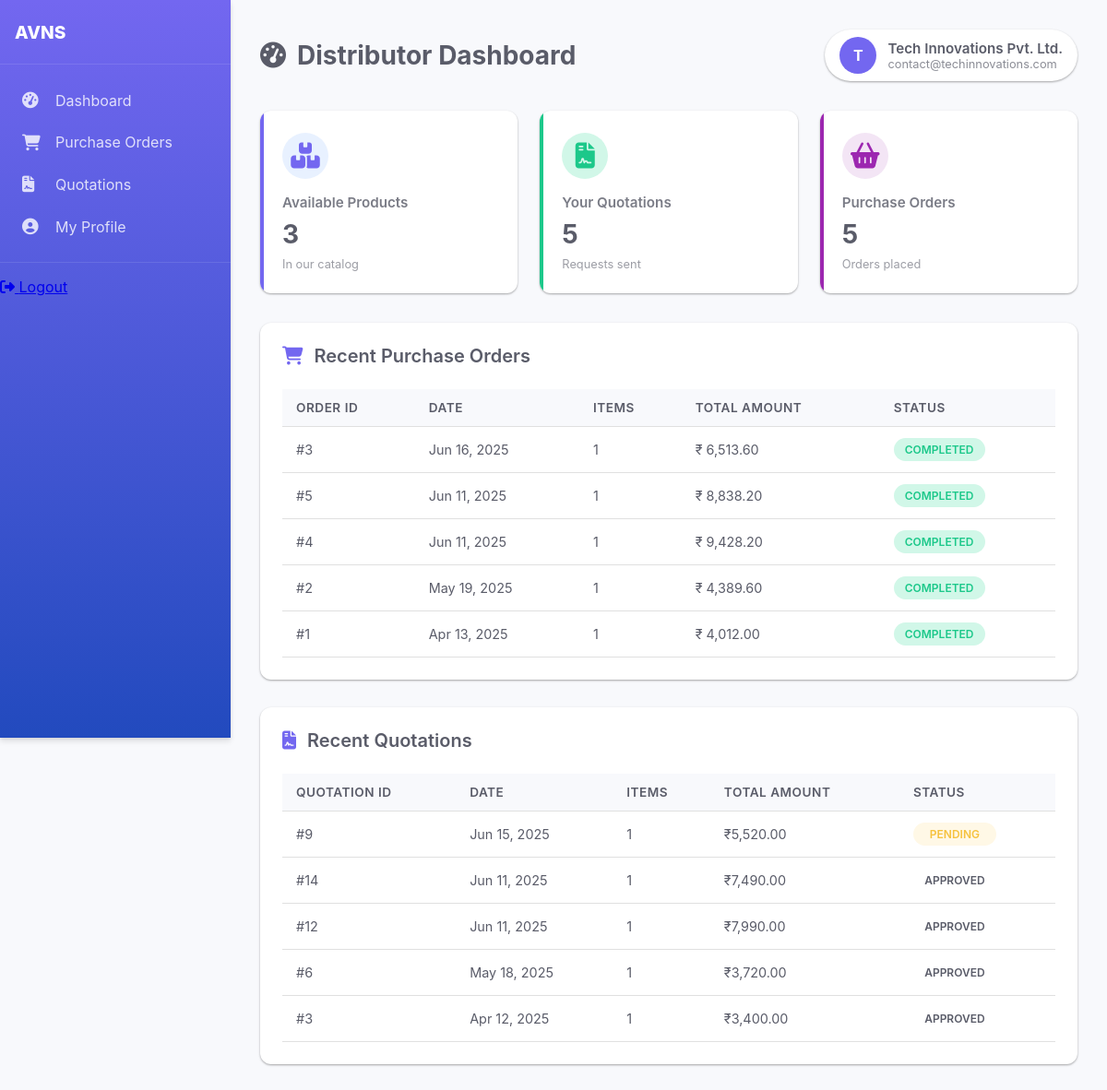
Page /distributor/dashboard.php (signed in) on the committed database.
### tables this page shows
CREATE TABLE `customerdistributor` (
  `id` int(11) NOT NULL,
  `companyName` varchar(255) NOT NULL,
  `mailId` varchar(255) NOT NULL,
  `gstType` enum('REGISTERED','UNREGISTERED') NOT NULL,
  `gstNo` varchar(50) DEFAULT NULL,
  `size` enum('SMALL','MEDIUM','LARGE') NOT NULL,
  `address` varchar(255) NOT NULL,
  `itAdmin` varchar(255) NOT NULL,
  `purchase` varchar(255) NOT NULL,
  `ownerName` varchar(255) NOT NULL,
  `mobileNo` varchar(20) NOT NULL,
  `image` varchar(255) DEFAULT NULL,
  `createdAt` datetime DEFAULT current_timestamp(),
  `updatedAt` datetime DEFAULT NULL ON UPDATE current_timestamp(),
  `password` varchar(255) NOT NULL,
  `sectorId` int(11) NOT NULL,
  `otp` varchar(6) DEFAULT NULL,
  `otp_expiry` datetime DEFAULT NULL,
  `reset_token` varchar(255) DEFAULT NULL,
  `reset_token_expiry` datetime DEFAULT NULL
);

CREATE TABLE `purchase_details` (
  `id` int(11) NOT NULL,
  `distributor_id` int(11) NOT NULL,
  `super_admin_id` int(11) NOT NULL,
  `total_amount` decimal(10,2) NOT NULL,
  `total_tax` decimal(10,2) NOT NULL,
  `created_at` timestamp NOT NULL DEFAULT current_timestamp(),
  `quotation_id` int(11) DEFAULT NULL
);

CREATE TABLE `quotation_header` (
  `quotation_id` int(11) NOT NULL,
  `customerId` int(11) DEFAULT NULL,
  `status` enum('PENDING','APPROVED','REJECTED') NOT NULL,
  `createdAt` datetime DEFAULT current_timestamp(),
  `updatedAt` datetime DEFAULT NULL ON UPDATE current_timestamp(),
  `superAdminId` int(11) NOT NULL,
  `distributorId` int(11) DEFAULT NULL,
  `subject` varchar(255) NOT NULL,
  `customer_approval` enum('PENDING','APPROVED','REJECTED') DEFAULT 'PENDING',
  `superadmin_approval` enum('PENDING','APPROVED','REJECTED') DEFAULT 'PENDING',
  `distributor_approval` enum('PENDING','APPROVED','REJECTED') DEFAULT 'PENDING'
);

### distributor/dashboard.php (the view, shortened to what this page needs)
<?php
include('Config.php');
$distributorId = $_SESSION['user_id'];
$distributorQuery = "SELECT companyName, mailId, image FROM customerdistributor WHERE id = $distributorId";
$distributorResult = $conn->query($distributorQuery);
$distributorData = $distributorResult->fetch_assoc();
$query = "
    SELECT
        (SELECT COUNT(*) FROM product) AS totalProducts,
        (SELECT COUNT(*) FROM quotation_header WHERE distributorId = $distributorId) AS totalQuotations,
        (SELECT COUNT(*) FROM purchase_details WHERE distributor_id = $distributorId) AS totalPurchaseOrders
";
$result = $conn->query($query);
$totalProducts = $totalQuotations = $totalPurchaseOrders = 0;
if ($result->num_rows > 0) {
    $data = $result->fetch_assoc();
    $totalProducts = $data['totalProducts'] ?? 0;
    $totalQuotations = $data['totalQuotations'] ?? 0;
    $totalPurchaseOrders = $data['totalPurchaseOrders'] ?? 0;
}
$recentOrdersQuery = "
    SELECT pd.id, pd.created_at AS order_date,
           COUNT(pi.id) AS items_count,
           SUM(pi.total) AS total_amount,
           'completed' AS status
    FROM purchase_details pd
    LEFT JOIN purchase_items pi ON pd.id = pi.purchase_id
    WHERE pd.distributor_id = $distributorId
    GROUP BY pd.id
    ORDER BY pd.created_at DESC
    LIMIT 5
";
$recentOrdersResult = $conn->query($recentOrdersQuery);
$recentQuotationsQuery = "
    SELECT qh.quotation_id, qh.createdAt,
           COUNT(qp.id) AS items_count,
           SUM(qp.priceOffered * qp.quantity) AS total_amount,
           qh.status
    FROM quotation_header qh
    JOIN quotation_product qp ON qh.quotation_id = qp.quotation_id
    WHERE qh.distributorId = $distributorId
    GROUP BY qh.quotation_id
    ORDER BY qh.createdAt DESC
    LIMIT 5
";
$recentQuotationsResult = $conn->query($recentQuotationsQuery);
?>
<!DOCTYPE html>
<html lang="en">
<head>
    <link rel="stylesheet" href="https://cdnjs.cloudflare.com/ajax/libs/font-awesome/6.4.0/css/all.min.css">
    </head>
<body>
    <nav class="sidebar" id="sidebar">
        <div class="sidebar-header">
            <span class="logo_name">AVNS</span>
        </div>
        <div class="menu-items">
            <ul class="nav-links">
                <li class="active">
                    <a href="dashboard.php">
                        <i class="fas fa-tachometer-alt"></i>
                        <span class="link-name">Dashboard</span>
                    </a>
                </li>
                <li>
                    <a href="view_purchase_detials.php">
                        <i class="fas fa-shopping-cart"></i>
                        <span class="link-name">Purchase Orders</span>
                    </a>
                </li>
                <li>
                    <a href="view_Adminquotation.php">
                        <i class="fas fa-file-contract"></i>
                        <span class="link-name">Quotations</span>
                    </a>
                </li>
                <li>
                    <a href="profile.php">
                        <i class="fas fa-user-circle"></i>
                        <span class="link-name">My Profile</span>
                    </a>
                </li>
            </ul>
            <ul class="logout-mode">
                <li>
                    <a href="../logout.php">
                        <i class="fas fa-sign-out-alt"></i>
                        <span class="link-name">Logout</span>
                    </a>
                </li>
            </ul>
        </div>
    </nav>
    <main class="main-content" id="mainContent">
        <div class="dashboard-header">
            <h1 class="page-title">
                <i class="fas fa-tachometer-alt"></i> Distributor Dashboard
            </h1>
            <div class="user-profile">
                <div class="user-avatar">
                    <?php if (!empty($distributorData['image'])): ?>
                        <img src="<?php echo $distributorData['image']; ?>" alt="Profile Image">
                    <?php else: ?>
                        <?php echo strtoupper(substr($distributorData['companyName'], 0, 1)); ?>
                    <?php endif; ?>
                </div>
                <div class="user-info">
                    <h4><?php echo htmlspecialchars($distributorData['companyName']); ?></h4>
                    <p><?php echo htmlspecialchars($distributorData['mailId']); ?></p>
                </div>
            </div>
        </div>
        <div class="cards-container">
            <div class="card card-products">
                <div class="card-icon">
                    <i class="fas fa-boxes"></i>
                </div>
                <h3 class="card-title">Available Products</h3>
                <div class="card-value"><?php echo $totalProducts; ?></div>
                <div class="card-footer">In our catalog</div>
            </div>
            <div class="card card-quotations">
                <div class="card-icon">
                    <i class="fas fa-file-contract"></i>
                </div>
                <h3 class="card-title">Your Quotations</h3>
                <div class="card-value"><?php echo $totalQuotations; ?></div>
                <div class="card-footer">Requests sent</div>
            </div>
            <div class="card card-orders">
                <div class="card-icon">
                    <i class="fas fa-shopping-basket"></i>
                </div>
                <h3 class="card-title">Purchase Orders</h3>
                <div class="card-value"><?php echo $totalPurchaseOrders; ?></div>
                <div class="card-footer">Orders placed</div>
            </div>
        </div>
    <div class="recent-orders">
        <h3 class="section-title">
            <i class="fas fa-shopping-cart"></i> Recent Purchase Orders
        </h3>
        <table>
            <thead>
                <tr>
                    <th>Order ID</th>
                    <th>Date</th>
                    <th>Items</th>
                    <th>Total Amount</th>
                    <th>Status</th>
                </tr>
            </thead>
            <tbody>
                <?php if ($recentOrdersResult->num_rows > 0): ?>
                    <?php while ($order = $recentOrdersResult->fetch_assoc()): ?>
                        <tr>
                            <td>#<?php echo $order['id']; ?></td>
                            <td><?php echo date('M d, Y', strtotime($order['order_date'])); ?></td>
                            <td><?php echo $order['items_count']; ?></td>
                            <td>₹
<?php echo number_format($order['total_amount'] ?? 0, 2); ?></td>
                            <td>
                                <span class="status-badge status-<?php echo strtolower($order['status']); ?>">
                                    <?php echo ucfirst($order['status']); ?>
                                </span>
                            </td>
                        </tr>
                    <?php endwhile; ?>
                <?php else: ?>
                    <tr>
                        <td colspan="5" style="text-align: center;">No purchase orders found</td>
                    </tr>
                <?php endif; ?>
            </tbody>
        </table>
    </div>
    <div class="recent-orders" style="margin-top: 30px;">
        <h3 class="section-title">
            <i class="fas fa-file-contract"></i> Recent Quotations
        </h3>
        <table>
            <thead>
                <tr>
                    <th>Quotation ID</th>
                    <th>Date</th>
                    <th>Items</th>
                    <th>Total Amount</th>
                    <th>Status</th>
                </tr>
            </thead>
            <tbody>
                <?php if ($recentQuotationsResult->num_rows > 0): ?>
                    <?php while ($quotation = $recentQuotationsResult->fetch_assoc()): ?>
                        <tr>
                            <td>#<?php echo $quotation['quotation_id']; ?></td>
                            <td><?php echo date('M d, Y', strtotime($quotation['createdAt'])); ?></td>
                            <td><?php echo $quotation['items_count']; ?></td>
                            <td>₹<?php echo number_format($quotation['total_amount'] ?? 0, 2); ?></td>
                            <td>
                                <span class="status-badge status-<?php echo strtolower($quotation['status']); ?>">
                                    <?php echo ucfirst($quotation['status']); ?>
                                </span>
                            </td>
                        </tr>
                    <?php endwhile; ?>
                <?php else: ?>
                    <tr>
                        <td colspan="5" style="text-align: center;">No quotations found</td>
                    </tr>
                <?php endif; ?>
            </tbody>
        </table>
    </div>
</body>
</html>

### rows in the picture
customerdistributor: companyName "T", companyName "Tech Innovations Pvt. Ltd.", mailId "contact@techinnovations.com"
purchase_details: id "3", created_at "Jun 16, 2025", items_count "1", total_amount "6,513.60", status "COMPLETED"
purchase_details: id "5", created_at "Jun 11, 2025", items_count "1", total_amount "8,838.20", status "COMPLETED"
purchase_details: id "4", created_at "Jun 11, 2025", items_count "1", total_amount "9,428.20", status "COMPLETED"
purchase_details: id "2", created_at "May 19, 2025", items_count "1", total_amount "4,389.60", status "COMPLETED"
purchase_details: id "1", created_at "Apr 13, 2025", items_count "1", total_amount "4,012.00", status "COMPLETED"
quotation_header: quotation_id "9", createdAt "Jun 15, 2025", items_count "1", total_amount "5,520.00", status "PENDING"
quotation_header: quotation_id "14", createdAt "Jun 11, 2025", items_count "1", total_amount "7,490.00", status "APPROVED"
quotation_header: quotation_id "12", createdAt "Jun 11, 2025", items_count "1", total_amount "7,990.00", status "APPROVED"
quotation_header: quotation_id "6", createdAt "May 18, 2025", items_count "1", total_amount "3,720.00", status "APPROVED"
quotation_header: quotation_id "3", createdAt "Apr 12, 2025", items_count "1", total_amount "3,400.00", status "APPROVED"

### other values in the picture
$totalProducts "3"
$totalQuotations "5"
$totalPurchaseOrders "5"
